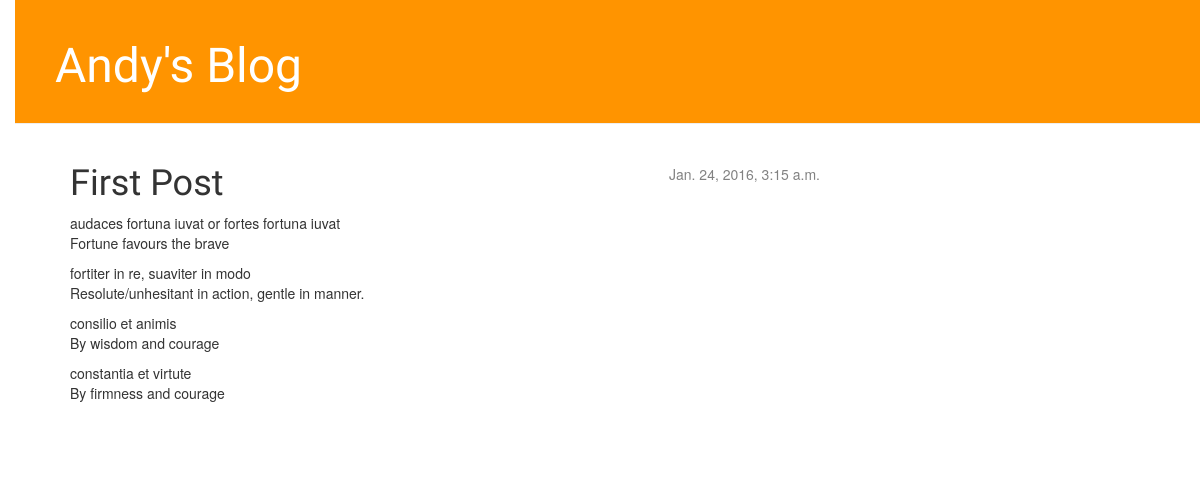
/post/5/, run on the app's committed database.
### blog/models.py (models this page shows, shortened)
class Post(models.Model):
    author = models.ForeignKey('auth.User')
    title = models.CharField(max_length=200)
    text = models.TextField()
    created_date = models.DateTimeField(
            default=timezone.now)
    published_date = models.DateTimeField(
            blank=True, null=True)

### blog/views.py (the view)
# urls.py: url(r'^post/(?P<pk>[0-9]+)/$', views.post_detail, name='post_detail'),
def post_detail(request, pk):
    post = get_object_or_404(Post, pk=pk)
    return render(request, 'blog/post_detail.html', {'post': post})

### blog/templates/blog/post_detail.html (shortened to what this page needs)
{% extends 'blog/base.html' %}
{% block content %}
    <div class="post">
        {% if post.published_date %}
            <div class="date">
                {{ post.published_date }}
            </div>
        {% endif %}
        <h1>{{ post.title }}</h1>
        <p>{{ post.text|linebreaks }}</p>
    </div>
{% endblock %}

### blog/static/css/blog.css (style rules this page uses)
body { padding-left: 15px; }
h1, h2, h3, h4 { font-family: 'Lobster', cursive; }
.date { float: right; color: #828282; }
.post { margin-bottom: 70px; }

### data on the page
Post: published_date "Jan. 24, 2016, 3:15 a.m.", title "First Post", text "audaces fortuna iuvat or fortes fortuna iuvat Fortune favours the brave fortiter in re, suaviter in modo Resolute/unhesitant in action, gentle in manner. consilio et animis By wisdom and courage constantia et virtute By firmness and courage"
